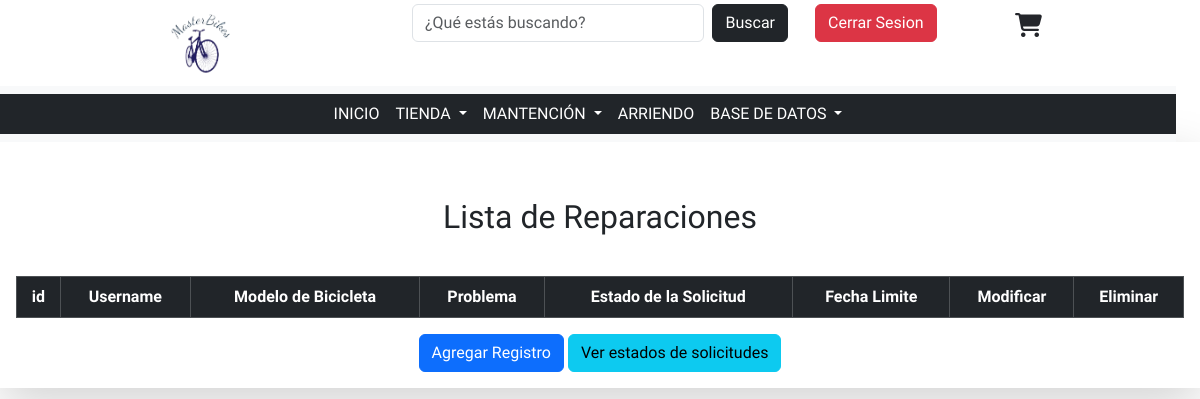
/MasterBikes/crud-reparaciones (signed in), run on an earlier commit of the app's database.
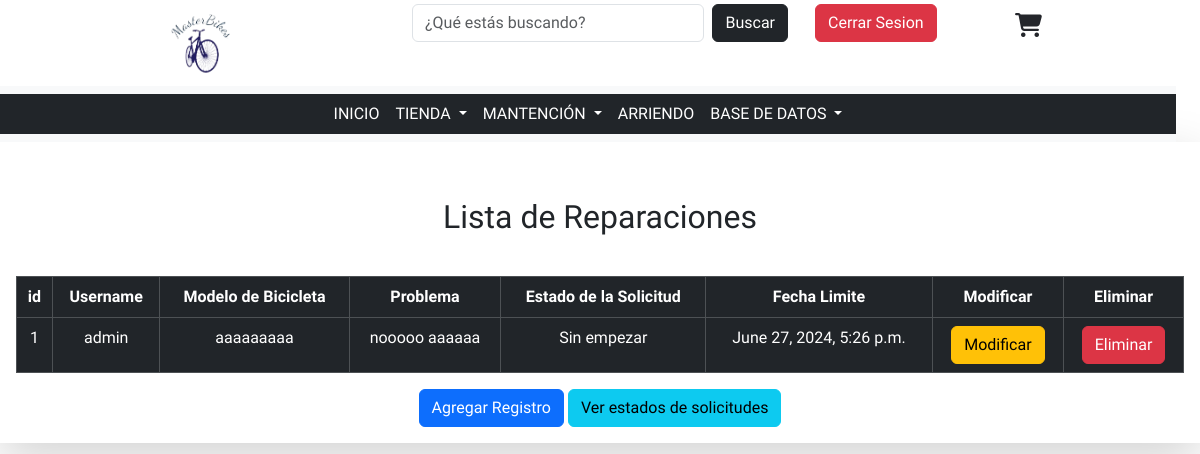
And on a later commit of the database.
### MasterBikes/models.py (models this page shows, shortened)
class Reparacion(models.Model):
    id_reparacion = models.AutoField(primary_key=True, db_column="idReparacion")
    rut = models.ForeignKey(
        "Usuario", on_delete=models.CASCADE, db_column="rut"
    )
    modelo_bicicleta = models.CharField(max_length=80)
    problema = models.CharField(max_length=150, blank=True, null=True)
    id_estado = models.ForeignKey(
        "Estado", on_delete=models.CASCADE, db_column="idEstado"
    )
    fecha = models.DateTimeField()
    class Meta:
        verbose_name_plural = "Reparaciones"

class Usuario(models.Model):
    user = models.OneToOneField(User, on_delete=models.CASCADE)
    rut = models.CharField(primary_key=True, max_length=10)
    id_tipo_usuario = models.ForeignKey(
        "TipoUsuario", on_delete=models.CASCADE, db_column="idTipoUsuario"
    )

class Estado(models.Model):
    id_estado = models.AutoField(primary_key=True, db_column="idEstado")
    tipo = models.CharField(max_length=30)

### MasterBikes/views.py (the view)
# urls.py: path('crud-reparaciones', views.crud_reparacion, name='crud-reparaciones'),
@login_required
def crud_reparacion(request):
    reparaciones = Reparacion.objects.all()
    usuarios = Usuario.objects.all()
    estado = Estado.objects.all()
    context={
        "reparaciones" : reparaciones,
        "usuarios" : usuarios,
        "estado" : estado,
    }
    return render(request, 'pages/despliegue/crud_reparacion.html', context)

### MasterBikes/templates/pages/despliegue/crud_reparacion.html (shortened to what this page needs)
<!DOCTYPE html>
<html lang="en">
<head>
    {% load static %}
    <link rel="stylesheet" href="{% static 'css/bootstrap.min.css'%}">
    <link rel="stylesheet" href="{% static 'css/style.css'%}">
    <link rel="stylesheet" href="https://cdnjs.cloudflare.com/ajax/libs/font-awesome/6.2.1/css/all.min.css">
</head>
<body>
    {% include 'base/header.html'%}
    <main>
        <div class="container">
            <div class="row">
                <div class="col-md shadow-lg mx-auto text-center p-3">
                    <br>
                    <h2 class="my-3">Lista de Reparaciones</h2><br>
                    <table class="table table-dark table-hover table-bordered">
                        <thead>
                            <th>id</th>
                            <th>Username</th>
                            <th>Modelo de Bicicleta</th>
                            <th>Problema</th>
                            <th>Estado de la Solicitud</th>
                            <th>Fecha Limite</th>
                            <th>Modificar</th>
                            <th>Eliminar</th>
                        </thead>
                        <tbody>
                            {% if reparaciones %}
                                {% for tmp in reparaciones %}
                                    <tr>
                                        <td>{{tmp.id_reparacion}}</td>
                                        {% if usuarios %}
                                            {% for user in usuarios %}
                                                {% if tmp.rut.rut == user.rut %}
                                                    <td>{{user.user.username}}</td>
                                                {% endif %}
                                            {% endfor%}
                                        {% endif %}
                                        <td>{{tmp.modelo_bicicleta}}</td>
                                        <td>{{tmp.problema}}</td>
                                        {% if estado %}
                                            {% for est in estado %}
                                                {% if est.id_estado == tmp.id_estado.id_estado %}
                                                    <td>{{est.tipo}}</td>
                                                {% endif %}
                                            {% endfor%}
                                        {% else %}
                                            <td>No</td>
                                        {% endif %}
                                        <td>{{tmp.fecha}}</td>
                                        <td><a href=""><button
                                            class="btn btn-warning">Modificar</button></a></td>
                                        <td><a href=""><button
                                            class="btn btn-danger">Eliminar</button></a></td>
                                    </tr>
                                {% endfor%}
                            {% endif %}
                        </tbody>
                    </table>
                    <a href="">
                        <button class="btn btn-primary">Agregar Registro</button>
                    </a>
                    <a href="{% url 'crud-varios' %}">
                        <button class="btn btn-info">
                            Ver estados de solicitudes
                        </button>
                    </a>
                </div>
            </div>
        </div>
    </main>
</body>
</html>

What changed in the data, as far as the page shows it:
now on this page (row edited): Reparacion: id_reparacion "1", modelo_bicicleta "aaaaaaaaa", problema "nooooo aaaaaa", fecha "June 27, 2024, 5:26 p.m."
now on this page (row edited): Usuario: user.username "admin"
now on this page (row unchanged): Estado: tipo "Sin empezar"
